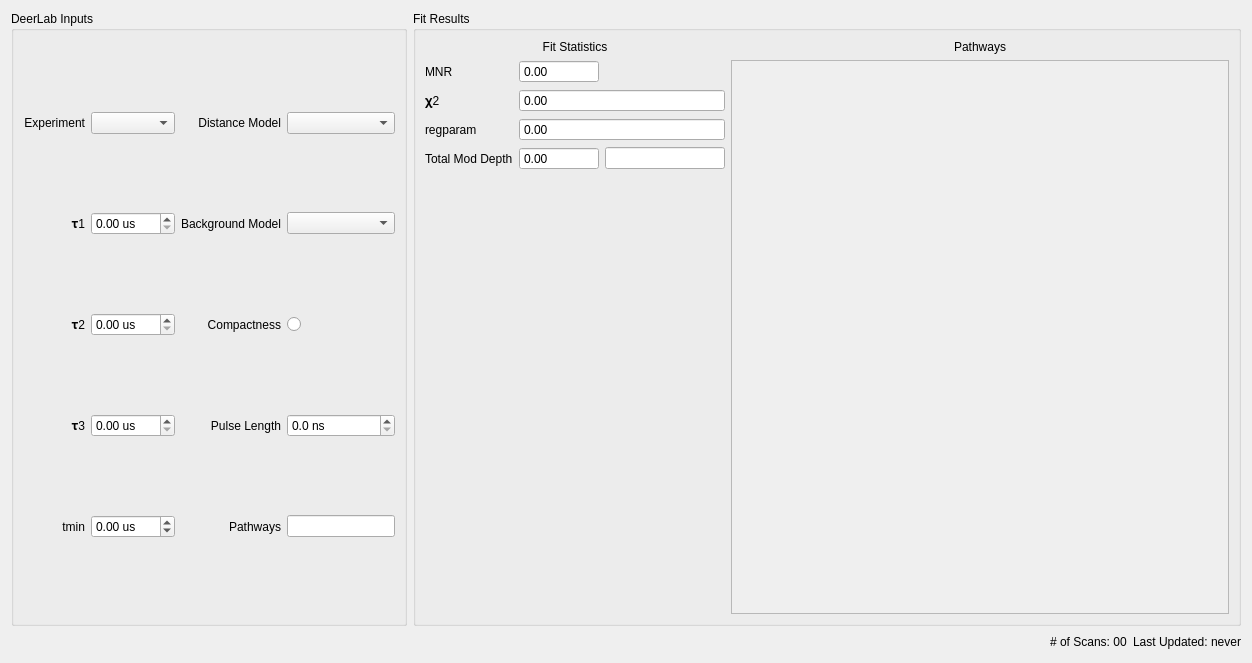
<?xml version="1.0" encoding="UTF-8"?>
<ui version="4.0">
 <class>MainLayout</class>
 <widget class="QWidget" name="MainLayout">
  <property name="geometry">
   <rect>
    <x>0</x>
    <y>0</y>
    <width>1252</width>
    <height>663</height>
   </rect>
  </property>
  <property name="windowTitle">
   <string>Form</string>
  </property>
  <layout class="QVBoxLayout" name="verticalLayout" stretch="0,1,0">
   <item>
    <layout class="QHBoxLayout" name="horizontalLayout">
     <item>
      <widget class="QGroupBox" name="groupBox">
       <property name="title">
        <string>DeerLab Inputs</string>
       </property>
       <layout class="QGridLayout" name="gridLayout">
        <item row="0" column="0">
         <widget class="QLabel" name="label">
          <property name="text">
           <string>Experiment</string>
          </property>
          <property name="alignment">
           <set>Qt::AlignRight|Qt::AlignTrailing|Qt::AlignVCenter</set>
          </property>
         </widget>
        </item>
        <item row="3" column="0">
         <widget class="QLabel" name="label_2">
          <property name="text">
           <string>𝛕1</string>
          </property>
          <property name="alignment">
           <set>Qt::AlignRight|Qt::AlignTrailing|Qt::AlignVCenter</set>
          </property>
         </widget>
        </item>
        <item row="5" column="0">
         <widget class="QLabel" name="label_4">
          <property name="text">
           <string>𝛕3</string>
          </property>
          <property name="alignment">
           <set>Qt::AlignRight|Qt::AlignTrailing|Qt::AlignVCenter</set>
          </property>
         </widget>
        </item>
        <item row="3" column="1">
         <widget class="QDoubleSpinBox" name="Tau1doubleSpinBox">
          <property name="suffix">
           <string> us</string>
          </property>
          <property name="singleStep">
           <double>0.250000000000000</double>
          </property>
         </widget>
        </item>
        <item row="0" column="3">
         <widget class="QComboBox" name="DistancecomboBox"/>
        </item>
        <item row="3" column="3">
         <widget class="QComboBox" name="BackgroundcomboBox"/>
        </item>
        <item row="4" column="1">
         <widget class="QDoubleSpinBox" name="Tau2doubleSpinBox">
          <property name="suffix">
           <string> us</string>
          </property>
          <property name="singleStep">
           <double>0.250000000000000</double>
          </property>
         </widget>
        </item>
        <item row="4" column="3">
         <widget class="QRadioButton" name="CompactnessradioButton">
          <property name="text">
           <string/>
          </property>
         </widget>
        </item>
        <item row="0" column="1">
         <widget class="QComboBox" name="ExperimentcomboBox"/>
        </item>
        <item row="3" column="2">
         <widget class="QLabel" name="label_8">
          <property name="text">
           <string>Background Model</string>
          </property>
         </widget>
        </item>
        <item row="6" column="2">
         <widget class="QLabel" name="label_10">
          <property name="text">
           <string>Pathways</string>
          </property>
          <property name="alignment">
           <set>Qt::AlignRight|Qt::AlignTrailing|Qt::AlignVCenter</set>
          </property>
         </widget>
        </item>
        <item row="5" column="2">
         <widget class="QLabel" name="label_7">
          <property name="text">
           <string>Pulse Length</string>
          </property>
          <property name="alignment">
           <set>Qt::AlignRight|Qt::AlignTrailing|Qt::AlignVCenter</set>
          </property>
         </widget>
        </item>
        <item row="5" column="3">
         <widget class="QDoubleSpinBox" name="PulseLengthdoubleSpinBox">
          <property name="suffix">
           <string> ns</string>
          </property>
          <property name="decimals">
           <number>1</number>
          </property>
          <property name="maximum">
           <double>512.000000000000000</double>
          </property>
          <property name="value">
           <double>0.000000000000000</double>
          </property>
         </widget>
        </item>
        <item row="5" column="1">
         <widget class="QDoubleSpinBox" name="Tau3doubleSpinBox">
          <property name="suffix">
           <string> us</string>
          </property>
          <property name="singleStep">
           <double>0.100000000000000</double>
          </property>
         </widget>
        </item>
        <item row="4" column="2">
         <widget class="QLabel" name="label_6">
          <property name="text">
           <string>Compactness</string>
          </property>
          <property name="alignment">
           <set>Qt::AlignRight|Qt::AlignTrailing|Qt::AlignVCenter</set>
          </property>
         </widget>
        </item>
        <item row="0" column="2">
         <widget class="QLabel" name="label_5">
          <property name="text">
           <string>Distance Model</string>
          </property>
          <property name="alignment">
           <set>Qt::AlignRight|Qt::AlignTrailing|Qt::AlignVCenter</set>
          </property>
         </widget>
        </item>
        <item row="6" column="0">
         <widget class="QLabel" name="label_9">
          <property name="text">
           <string>tmin</string>
          </property>
          <property name="alignment">
           <set>Qt::AlignRight|Qt::AlignTrailing|Qt::AlignVCenter</set>
          </property>
         </widget>
        </item>
        <item row="6" column="3">
         <widget class="QLineEdit" name="PathwayslineEdit">
          <property name="sizePolicy">
           <sizepolicy hsizetype="Preferred" vsizetype="Fixed">
            <horstretch>0</horstretch>
            <verstretch>0</verstretch>
           </sizepolicy>
          </property>
         </widget>
        </item>
        <item row="6" column="1">
         <widget class="QDoubleSpinBox" name="tmindoubleSpinBox">
          <property name="suffix">
           <string> us</string>
          </property>
          <property name="minimum">
           <double>-100.000000000000000</double>
          </property>
          <property name="maximum">
           <double>100.000000000000000</double>
          </property>
          <property name="singleStep">
           <double>0.100000000000000</double>
          </property>
         </widget>
        </item>
        <item row="4" column="0">
         <widget class="QLabel" name="label_3">
          <property name="text">
           <string>𝛕2</string>
          </property>
          <property name="alignment">
           <set>Qt::AlignRight|Qt::AlignTrailing|Qt::AlignVCenter</set>
          </property>
         </widget>
        </item>
       </layout>
      </widget>
     </item>
     <item>
      <widget class="QGroupBox" name="groupBox_2">
       <property name="title">
        <string>Fit Results</string>
       </property>
       <layout class="QGridLayout" name="gridLayout_2" columnstretch="1,2">
        <item row="1" column="1">
         <widget class="QScrollArea" name="Pathways">
          <property name="widgetResizable">
           <bool>true</bool>
          </property>
          <widget class="QWidget" name="scrollAreaWidgetContents">
           <property name="geometry">
            <rect>
             <x>0</x>
             <y>0</y>
             <width>378</width>
             <height>138</height>
            </rect>
           </property>
           <layout class="QVBoxLayout" name="verticalLayout_3">
            <item>
             <layout class="QGridLayout" name="Pathways_Box"/>
            </item>
           </layout>
          </widget>
         </widget>
        </item>
        <item row="1" column="0">
         <layout class="QFormLayout" name="GlobalFitLayout">
          <item row="1" column="0">
           <widget class="QLabel" name="MNRLabel">
            <property name="text">
             <string>MNR</string>
            </property>
           </widget>
          </item>
          <item row="1" column="1">
           <widget class="QDoubleSpinBox" name="MNRDoubleSpinBox">
            <property name="sizePolicy">
             <sizepolicy hsizetype="Fixed" vsizetype="Fixed">
              <horstretch>0</horstretch>
              <verstretch>0</verstretch>
             </sizepolicy>
            </property>
            <property name="minimumSize">
             <size>
              <width>80</width>
              <height>0</height>
             </size>
            </property>
            <property name="readOnly">
             <bool>true</bool>
            </property>
            <property name="buttonSymbols">
             <enum>QAbstractSpinBox::NoButtons</enum>
            </property>
            <property name="maximum">
             <double>999.990000000000009</double>
            </property>
           </widget>
          </item>
          <item row="2" column="0">
           <widget class="QLabel" name="Chi2Label">
            <property name="text">
             <string>𝛘2</string>
            </property>
           </widget>
          </item>
          <item row="2" column="1">
           <widget class="QDoubleSpinBox" name="Chi2DoubleSpinBox">
            <property name="minimumSize">
             <size>
              <width>80</width>
              <height>0</height>
             </size>
            </property>
            <property name="readOnly">
             <bool>true</bool>
            </property>
            <property name="buttonSymbols">
             <enum>QAbstractSpinBox::NoButtons</enum>
            </property>
            <property name="maximum">
             <double>999.990000000000009</double>
            </property>
           </widget>
          </item>
          <item row="3" column="0">
           <widget class="QLabel" name="regparamLabel">
            <property name="text">
             <string>regparam</string>
            </property>
           </widget>
          </item>
          <item row="3" column="1">
           <widget class="QDoubleSpinBox" name="regparamDoubleSpinBox">
            <property name="minimumSize">
             <size>
              <width>80</width>
              <height>0</height>
             </size>
            </property>
            <property name="readOnly">
             <bool>true</bool>
            </property>
            <property name="buttonSymbols">
             <enum>QAbstractSpinBox::NoButtons</enum>
            </property>
            <property name="maximum">
             <double>999.000000000000000</double>
            </property>
           </widget>
          </item>
          <item row="4" column="0">
           <widget class="QLabel" name="label_14">
            <property name="text">
             <string>Total Mod Depth</string>
            </property>
           </widget>
          </item>
          <item row="4" column="1">
           <layout class="QHBoxLayout" name="horizontalLayout_7">
            <item>
             <widget class="QDoubleSpinBox" name="Total_mod_value">
              <property name="minimumSize">
               <size>
                <width>80</width>
                <height>0</height>
               </size>
              </property>
              <property name="readOnly">
               <bool>true</bool>
              </property>
              <property name="buttonSymbols">
               <enum>QAbstractSpinBox::NoButtons</enum>
              </property>
              <property name="maximum">
               <double>2.000000000000000</double>
              </property>
             </widget>
            </item>
            <item>
             <widget class="QLineEdit" name="Total_mod_uncert">
              <property name="sizePolicy">
               <sizepolicy hsizetype="MinimumExpanding" vsizetype="Fixed">
                <horstretch>0</horstretch>
                <verstretch>0</verstretch>
               </sizepolicy>
              </property>
              <property name="minimumSize">
               <size>
                <width>120</width>
                <height>0</height>
               </size>
              </property>
              <property name="readOnly">
               <bool>true</bool>
              </property>
             </widget>
            </item>
           </layout>
          </item>
         </layout>
        </item>
        <item row="0" column="0">
         <widget class="QLabel" name="label_11">
          <property name="sizePolicy">
           <sizepolicy hsizetype="Preferred" vsizetype="Fixed">
            <horstretch>0</horstretch>
            <verstretch>0</verstretch>
           </sizepolicy>
          </property>
          <property name="text">
           <string>Fit Statistics</string>
          </property>
          <property name="alignment">
           <set>Qt::AlignCenter</set>
          </property>
         </widget>
        </item>
        <item row="0" column="1">
         <widget class="QLabel" name="label_12">
          <property name="text">
           <string>Pathways</string>
          </property>
          <property name="alignment">
           <set>Qt::AlignCenter</set>
          </property>
         </widget>
        </item>
       </layout>
      </widget>
     </item>
    </layout>
   </item>
   <item>
    <layout class="QVBoxLayout" name="Plot_layout">
     <property name="sizeConstraint">
      <enum>QLayout::SetMinimumSize</enum>
     </property>
    </layout>
   </item>
   <item>
    <layout class="QHBoxLayout" name="horizontalLayout_3">
     <item>
      <spacer name="horizontalSpacer_2">
       <property name="orientation">
        <enum>Qt::Horizontal</enum>
       </property>
       <property name="sizeHint" stdset="0">
        <size>
         <width>40</width>
         <height>20</height>
        </size>
       </property>
      </spacer>
     </item>
     <item>
      <widget class="QLabel" name="num_scans">
       <property name="text">
        <string># of Scans: 00</string>
       </property>
      </widget>
     </item>
     <item>
      <widget class="QLabel" name="Last_updated">
       <property name="text">
        <string>Last Updated: never</string>
       </property>
      </widget>
     </item>
    </layout>
   </item>
  </layout>
 </widget>
 <resources/>
 <connections/>
</ui>
